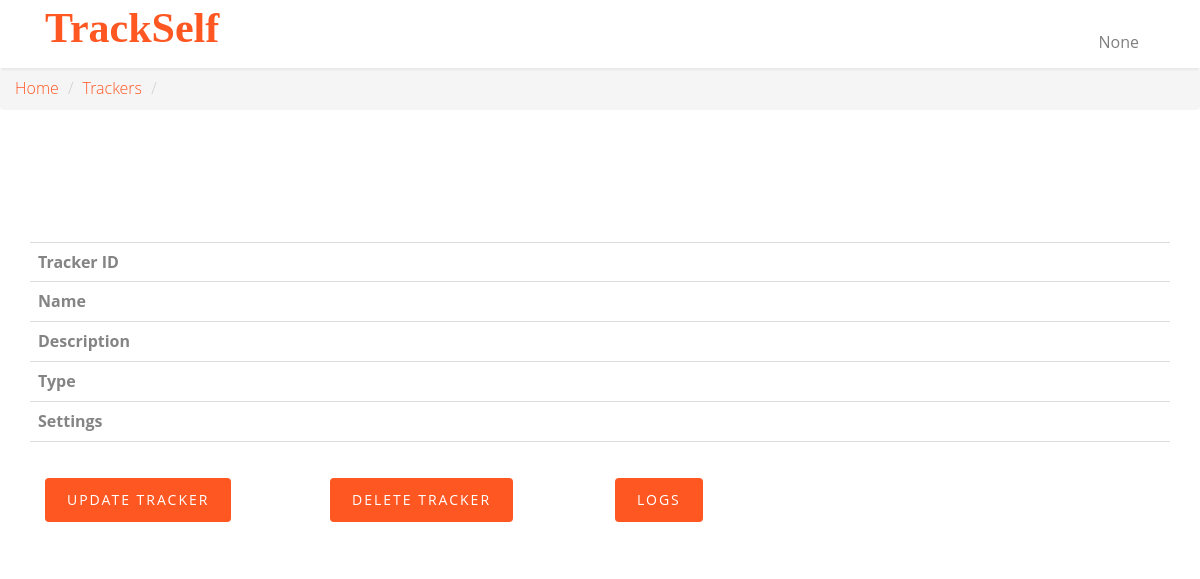
/trackers/9, run on an earlier commit of the app's database.
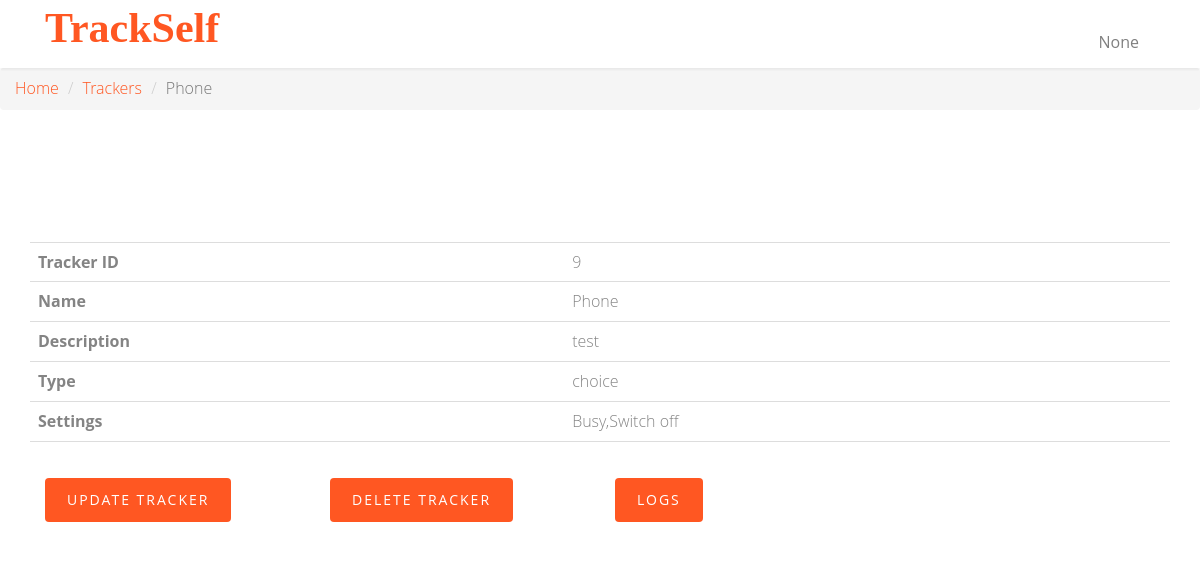
And on a later commit of the database.
### app.py (models this page shows)
class Tracker(db.Model):
    __tablename__ = 'tracker'
    id = db.Column(db.Integer, autoincrement=True, primary_key=True)
    name = db.Column(db.String, unique=True, nullable=False)
    description = db.Column(db.String, nullable=False)
    type = db.Column(db.String, nullable=False)
    settings = db.Column(db.String)

### app.py (the view)
@app.route("/trackers/<string:tracker_id>")
def tracker_page(tracker_id):
    username = request.cookies.get('username')
    tracker = Tracker.query.filter_by(id=tracker_id).first()
    return render_template('tracker-get.html', username=username, tracker=tracker)

### templates/tracker-get.html (shortened to what this page needs)
<!DOCTYPE html>
<html class="no-js">
<head>
    <link rel="stylesheet" href="../static/css/animate.css">
    <link rel="stylesheet" href="../static/css/icomoon.css">
    <link rel="stylesheet" href="../static/css/bootstrap.css">
    <link rel="stylesheet" href="../static/css/superfish.css">
    <link rel="stylesheet" href="../static/css/style.css">
</head>
<body>
<div id="fh5co-wrapper">
    <div id="fh5co-page">
        <header id="fh5co-header-section" class="sticky-banner">
            <div class="container">
                <div class="nav-header">
                    <h1 id="fh5co-logo" class="col-sm-2"><a href="/">TrackSelf</a></h1>
                    <nav id="fh5co-menu-wrap" role="navigation" class="col-sm-1">
                        <ul class="sf-menu" id="fh5co-primary-menu">
                            <li class="nav-item dropdown">
                                <a class="nav-link dropdown-toggle" href="#" id="navbardrop" data-toggle="dropdown">
                                    {{ username }}
                                </a>
                            </li>
                        </ul>
                    </nav>
                </div>
            </div>
        </header>
        <nav aria-label="breadcrumb">
            <ol class="breadcrumb">
                <li class="breadcrumb-item"><a href="/">Home</a></li>
                <li class="breadcrumb-item"><a href="/trackers">Trackers</a></li>
                <li class="breadcrumb-item active" aria-current="page">{{ tracker['name'] }}</li>
            </ol>
        </nav>
        <div id="fh5co-contact" class="animate-box">
            <div class="container">
                <div class="row">
                    <div class="col-md-12">
                        <table id="tracker-table" class="table">
                            <tbody>
                            <tr>
                                <th scope="row">Tracker ID</th>
                                <td>{{ tracker['id'] }}</td>
                            </tr>
                            <tr>
                                <th scope="row">Name</th>
                                <td>{{ tracker['name'] }}</td>
                            </tr>
                            <tr>
                                <th scope="row">Description</th>
                                <td>{{ tracker['description'] }}</td>
                            </tr>
                            <tr>
                                <th scope="row">Type</th>
                                <td>{{ tracker['type'] }}</td>
                            </tr>
                            <tr>
                                <th scope="row">Settings</th>
                                <td>{{ tracker['settings'] }}</td>
                            </tr>
                            <tr>
                                <th scope="row"></th>
                                <td></td>
                            </tr>
                            </tbody>
                        </table>
                        <div class="col-md-3">
                            <div class="form-group">
                                <button id="updateButton" class="btn btn-primary" onclick="update_log({{ tracker['id'] }})">Update Tracker</button>
                            </div>
                        </div>
                        <div class="col-md-3">
                            <div class="form-group">
                                <button id="deleteButton" class="btn btn-primary" onclick="delete_log({{ tracker['id'] }})">Delete Tracker</button>
                            </div>
                        </div>
                        <div class="col-md-3">
                            <div class="form-group">
                                <button id="logsButton" class="btn btn-primary" onclick="read_log({{ tracker['id'] }})">Logs</button>
                            </div>
                        </div>
                    </div>
                </div>
            </div>
        </div>
    </div>
</div>
</body>
</html>

What changed in the data, as far as the page shows it:
added Tracker: name "Phone", id "9", description "test", type "choice", settings "Busy,Switch off"
